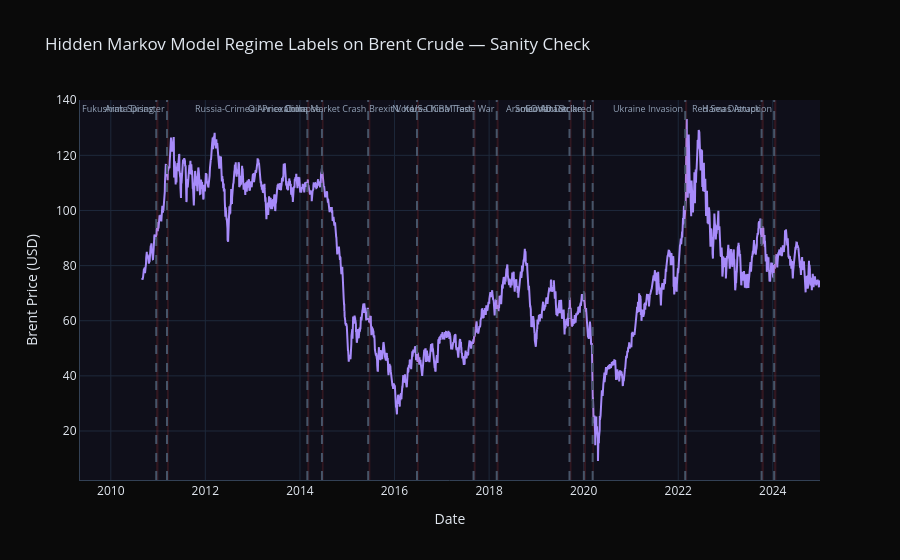

Write notebook code for a chart like this one.
### Code cell
# ── SANITY CHECK — plot regime labels on Brent price chart ────────────────────
# Do crisis labels align with known shock dates (2014, 2020, 2022)?
# If YES → use Hidden Markov Model. If labels look wrong → use rolling vol fallback below.
import plotly.graph_objects as go

dates = feature_df["date"].to_pandas()
brent_prices = feature_df["brent_price"].to_numpy()

fig = go.Figure()
fig.add_trace(go.Scatter(x=dates, y=brent_prices, name="Brent Crude", line=dict(color="#A78BFA")))

# Shade crisis periods
crisis_mask = np.array(hmm_labels) == REGIME_CRISIS
for i in range(1, len(crisis_mask)):
    if crisis_mask[i] and not crisis_mask[i-1]:
        start = dates.iloc[i]
    if not crisis_mask[i] and crisis_mask[i-1]:
        end = dates.iloc[i]
        fig.add_vrect(x0=start, x1=end, fillcolor="#EF4444", opacity=0.15, line_width=0)

fig.update_layout(title="Hidden Markov Model Regime Labels on Brent Crude — Sanity Check", xaxis_title="Date", yaxis_title="Brent Price (USD)")
fig = set_dark_theme(fig)
fig = annotate_events(fig)
fig.show()
print("\n⚠️  Check: do red shaded regions align with 2014 oil crash, 2020 COVID, 2022 Ukraine?")
print("If YES → run next cell. If NO → skip to rolling vol fallback cell.")

### Figure 1 — Plotly figure (JSON) as saved in the notebook; plotly's stock layout.template omitted (floating-point values rounded to 4 significant figures; data arrays with more than 128 entries replaced by an {"elided": "..."} marker saying what was removed)
{"data": [{"line": {"color": "#A78BFA"}, "name": "Brent Crude", "type": "scatter", "x": {"elided": "3629 str values"}, "y": {"elided": "3629 float values"}}], "layout": {"annotations": [{"font": {"color": "#94a3b8", "size": 9}, "showarrow": false, "text": "Arab Spring", "x": 1293000000000.0, "xanchor": "right", "xref": "x", "y": 1, "yanchor": "top", "yref": "y domain"}, {"font": {"color": "#94a3b8", "size": 9}, "showarrow": false, "text": "Fukushima Disaster", "x": 1300000000000.0, "xanchor": "right", "xref": "x", "y": 1, "yanchor": "top", "yref": "y domain"}, {"font": {"color": "#94a3b8", "size": 9}, "showarrow": false, "text": "Russia-Crimea Annexation", "x": 1393000000000.0, "xanchor": "right", "xref": "x", "y": 1, "yanchor": "top", "yref": "y domain"}, {"font": {"color": "#94a3b8", "size": 9}, "showarrow": false, "text": "Oil Price Collapse", "x": 1403000000000.0, "xanchor": "right", "xref": "x", "y": 1, "yanchor": "top", "yref": "y domain"}, {"font": {"color": "#94a3b8", "size": 9}, "showarrow": false, "text": "China Market Crash", "x": 1434000000000.0, "xanchor": "right", "xref": "x", "y": 1, "yanchor": "top", "yref": "y domain"}, {"font": {"color": "#94a3b8", "size": 9}, "showarrow": false, "text": "Brexit Vote", "x": 1467000000000.0, "xanchor": "right", "xref": "x", "y": 1, "yanchor": "top", "yref": "y domain"}, {"font": {"color": "#94a3b8", "size": 9}, "showarrow": false, "text": "N. Korea ICBM Test", "x": 1504000000000.0, "xanchor": "right", "xref": "x", "y": 1, "yanchor": "top", "yref": "y domain"}, {"font": {"color": "#94a3b8", "size": 9}, "showarrow": false, "text": "US-China Trade War", "x": 1520000000000.0, "xanchor": "right", "xref": "x", "y": 1, "yanchor": "top", "yref": "y domain"}, {"font": {"color": "#94a3b8", "size": 9}, "showarrow": false, "text": "Aramco Attack", "x": 1568000000000.0, "xanchor": "right", "xref": "x", "y": 1, "yanchor": "top", "yref": "y domain"}, {"font": {"color": "#94a3b8", "size": 9}, "showarrow": false, "text": "Soleimani Strike", "x": 1578000000000.0, "xanchor": "right", "xref": "x", "y": 1, "yanchor": "top", "yref": "y domain"}, {"font": {"color": "#94a3b8", "size": 9}, "showarrow": false, "text": "COVID Declared", "x": 1584000000000.0, "xanchor": "right", "xref": "x", "y": 1, "yanchor": "top", "yref": "y domain"}, {"font": {"color": "#94a3b8", "size": 9}, "showarrow": false, "text": "Ukraine Invasion", "x": 1646000000000.0, "xanchor": "right", "xref": "x", "y": 1, "yanchor": "top", "yref": "y domain"}, {"font": {"color": "#94a3b8", "size": 9}, "showarrow": false, "text": "Hamas Attack", "x": 1697000000000.0, "xanchor": "right", "xref": "x", "y": 1, "yanchor": "top", "yref": "y domain"}, {"font": {"color": "#94a3b8", "size": 9}, "showarrow": false, "text": "Red Sea Disruption", "x": 1705000000000.0, "xanchor": "right", "xref": "x", "y": 1, "yanchor": "top", "yref": "y domain"}], "font": {"color": "#e2e8f0"}, "paper_bgcolor": "#0a0a0a", "plot_bgcolor": "#0f0f1a", "shapes": [{"fillcolor": "#EF4444", "line": {"width": 0}, "opacity": 0.15, "type": "rect", "x0": "2010-12-17T00:00:00", "x1": "2011-01-04T00:00:00", "xref": "x", "y0": 0, "y1": 1, "yref": "y domain"}, {"fillcolor": "#EF4444", "line": {"width": 0}, "opacity": 0.15, "type": "rect", "x0": "2011-03-10T00:00:00", "x1": "2011-03-25T00:00:00", "xref": "x", "y0": 0, "y1": 1, "yref": "y domain"}, {"fillcolor": "#EF4444", "line": {"width": 0}, "opacity": 0.15, "type": "rect", "x0": "2014-02-26T00:00:00", "x1": "2014-03-14T00:00:00", "xref": "x", "y0": 0, "y1": 1, "yref": "y domain"}, {"fillcolor": "#EF4444", "line": {"width": 0}, "opacity": 0.15, "type": "rect", "x0": "2014-06-19T00:00:00", "x1": "2014-07-03T00:00:00", "xref": "x", "y0": 0, "y1": 1, "yref": "y domain"}, {"fillcolor": "#EF4444", "line": {"width": 0}, "opacity": 0.15, "type": "rect", "x0": "2015-06-15T00:00:00", "x1": "2015-06-29T00:00:00", "xref": "x", "y0": 0, "y1": 1, "yref": "y domain"}, {"fillcolor": "#EF4444", "line": {"width": 0}, "opacity": 0.15, "type": "rect", "x0": "2016-06-22T00:00:00", "x1": "2016-07-07T00:00:00", "xref": "x", "y0": 0, "y1": 1, "yref": "y domain"}, {"fillcolor": "#EF4444", "line": {"width": 0}, "opacity": 0.15, "type": "rect", "x0": "2017-09-04T00:00:00", "x1": "2017-09-19T00:00:00", "xref": "x", "y0": 0, "y1": 1, "yref": "y domain"}, {"fillcolor": "#EF4444", "line": {"width": 0}, "opacity": 0.15, "type": "rect", "x0": "2018-02-28T00:00:00", "x1": "2018-03-16T00:00:00", "xref": "x", "y0": 0, "y1": 1, "yref": "y domain"}, {"fillcolor": "#EF4444", "line": {"width": 0}, "opacity": 0.15, "type": "rect", "x0": "2019-09-16T00:00:00", "x1": "2019-09-30T00:00:00", "xref": "x", "y0": 0, "y1": 1, "yref": "y domain"}, {"fillcolor": "#EF4444", "line": {"width": 0}, "opacity": 0.15, "type": "rect", "x0": "2020-01-02T00:00:00", "x1": "2020-01-20T00:00:00", "xref": "x", "y0": 0, "y1": 1, "yref": "y domain"}, {"fillcolor": "#EF4444", "line": {"width": 0}, "opacity": 0.15, "type": "rect", "x0": "2020-03-10T00:00:00", "x1": "2020-03-20T00:00:00", "xref": "x", "y0": 0, "y1": 1, "yref": "y domain"}, {"fillcolor": "#EF4444", "line": {"width": 0}, "opacity": 0.15, "type": "rect", "x0": "2022-02-23T00:00:00", "x1": "2022-03-11T00:00:00", "xref": "x", "y0": 0, "y1": 1, "yref": "y domain"}, {"fillcolor": "#EF4444", "line": {"width": 0}, "opacity": 0.15, "type": "rect", "x0": "2023-10-06T00:00:00", "x1": "2023-10-24T00:00:00", "xref": "x", "y0": 0, "y1": 1, "yref": "y domain"}, {"fillcolor": "#EF4444", "line": {"width": 0}, "opacity": 0.15, "type": "rect", "x0": "2024-01-11T00:00:00", "x1": "2024-01-29T00:00:00", "xref": "x", "y0": 0, "y1": 1, "yref": "y domain"}, {"line": {"color": "#475569", "dash": "dash"}, "type": "line", "x0": 1293000000000.0, "x1": 1293000000000.0, "xref": "x", "y0": 0, "y1": 1, "yref": "y domain"}, {"line": {"color": "#475569", "dash": "dash"}, "type": "line", "x0": 1300000000000.0, "x1": 1300000000000.0, "xref": "x", "y0": 0, "y1": 1, "yref": "y domain"}, {"line": {"color": "#475569", "dash": "dash"}, "type": "line", "x0": 1393000000000.0, "x1": 1393000000000.0, "xref": "x", "y0": 0, "y1": 1, "yref": "y domain"}, {"line": {"color": "#475569", "dash": "dash"}, "type": "line", "x0": 1403000000000.0, "x1": 1403000000000.0, "xref": "x", "y0": 0, "y1": 1, "yref": "y domain"}, {"line": {"color": "#475569", "dash": "dash"}, "type": "line", "x0": 1434000000000.0, "x1": 1434000000000.0, "xref": "x", "y0": 0, "y1": 1, "yref": "y domain"}, {"line": {"color": "#475569", "dash": "dash"}, "type": "line", "x0": 1467000000000.0, "x1": 1467000000000.0, "xref": "x", "y0": 0, "y1": 1, "yref": "y domain"}, {"line": {"color": "#475569", "dash": "dash"}, "type": "line", "x0": 1504000000000.0, "x1": 1504000000000.0, "xref": "x", "y0": 0, "y1": 1, "yref": "y domain"}, {"line": {"color": "#475569", "dash": "dash"}, "type": "line", "x0": 1520000000000.0, "x1": 1520000000000.0, "xref": "x", "y0": 0, "y1": 1, "yref": "y domain"}, {"line": {"color": "#475569", "dash": "dash"}, "type": "line", "x0": 1568000000000.0, "x1": 1568000000000.0, "xref": "x", "y0": 0, "y1": 1, "yref": "y domain"}, {"line": {"color": "#475569", "dash": "dash"}, "type": "line", "x0": 1578000000000.0, "x1": 1578000000000.0, "xref": "x", "y0": 0, "y1": 1, "yref": "y domain"}, {"line": {"color": "#475569", "dash": "dash"}, "type": "line", "x0": 1584000000000.0, "x1": 1584000000000.0, "xref": "x", "y0": 0, "y1": 1, "yref": "y domain"}, {"line": {"color": "#475569", "dash": "dash"}, "type": "line", "x0": 1646000000000.0, "x1": 1646000000000.0, "xref": "x", "y0": 0, "y1": 1, "yref": "y domain"}, {"line": {"color": "#475569", "dash": "dash"}, "type": "line", "x0": 1697000000000.0, "x1": 1697000000000.0, "xref": "x", "y0": 0, "y1": 1, "yref": "y domain"}, {"line": {"color": "#475569", "dash": "dash"}, "type": "line", "x0": 1705000000000.0, "x1": 1705000000000.0, "xref": "x", "y0": 0, "y1": 1, "yref": "y domain"}], "title": {"text": "Hidden Markov Model Regime Labels on Brent Crude — Sanity Check"}, "xaxis": {"gridcolor": "#1e293b", "linecolor": "#334155", "title": {"text": "Date"}}, "yaxis": {"gridcolor": "#1e293b", "linecolor": "#334155", "title": {"text": "Brent Price (USD)"}}}}
